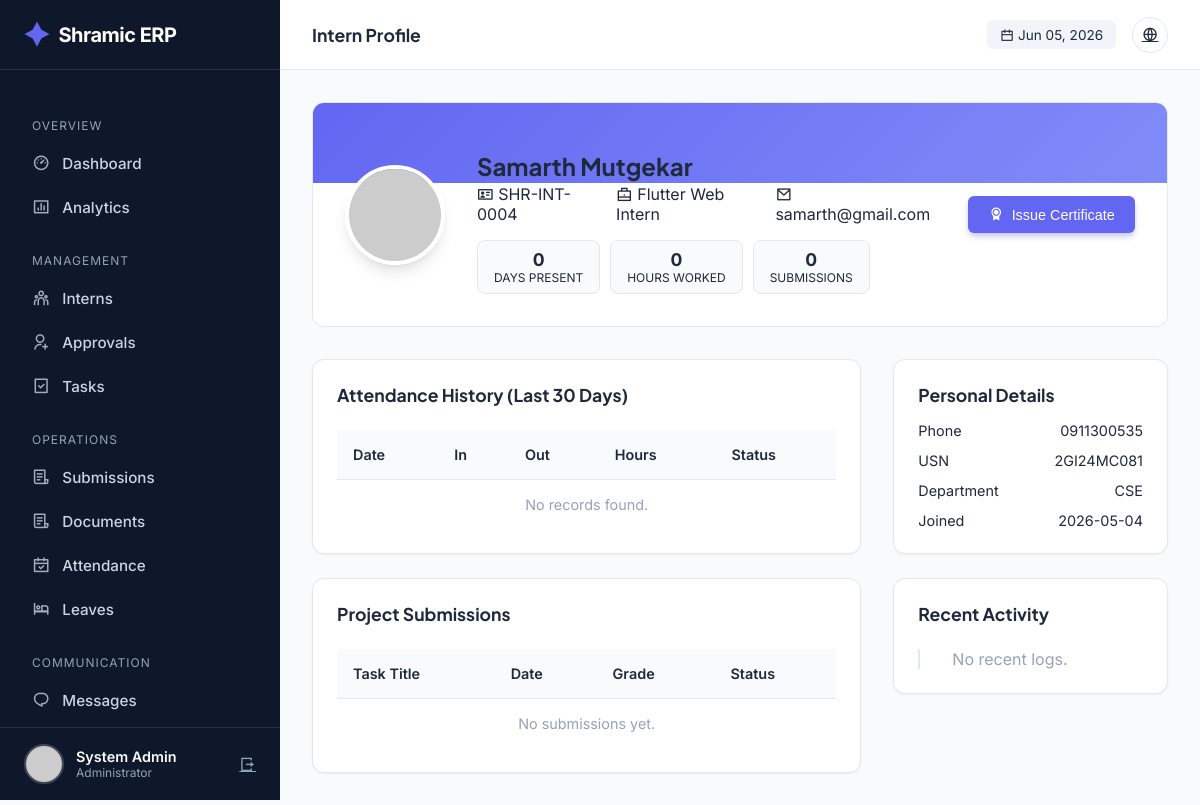
The page /admin/intern/5 (signed in) on the database as committed earlier.
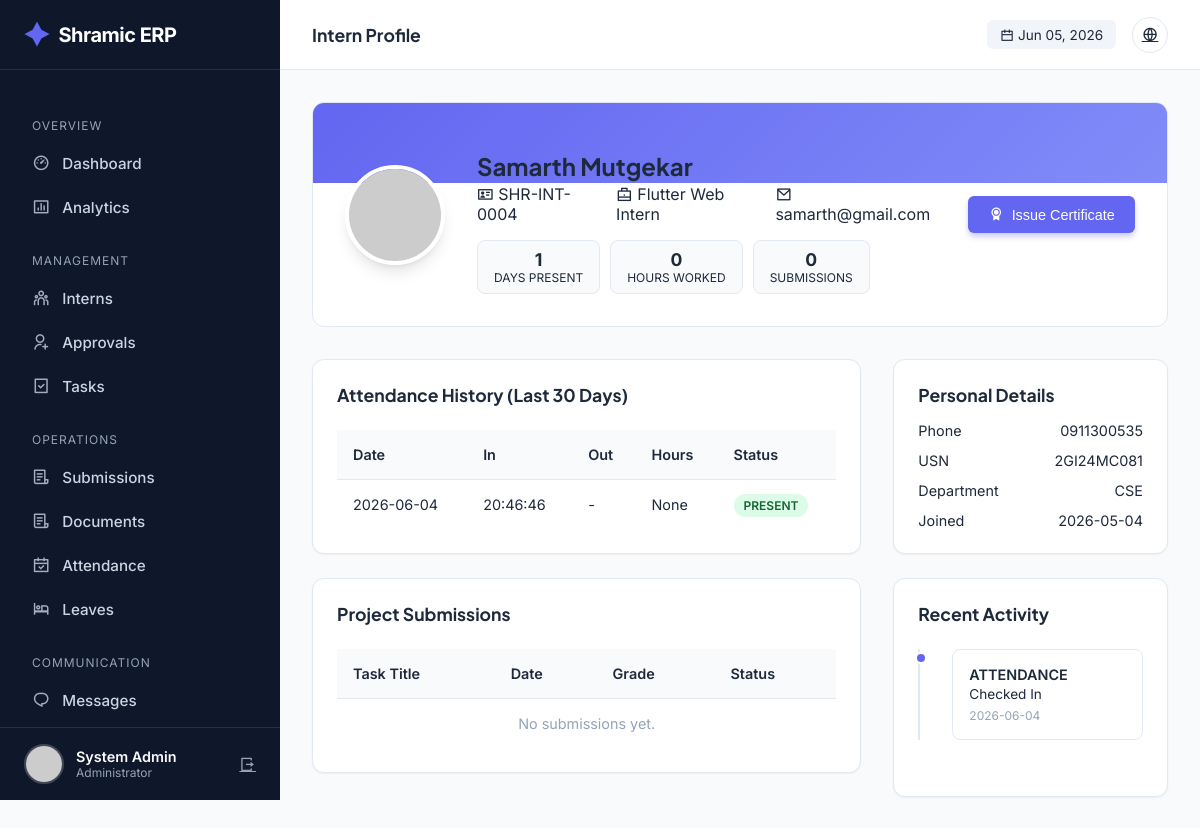
The same page on the database as committed later.
### tables this page shows
CREATE TABLE attendance (
            id INTEGER PRIMARY KEY AUTOINCREMENT,
            user_id INTEGER,
            date DATE NOT NULL,
            check_in_time TIMESTAMP,
            check_out_time TIMESTAMP,
            work_hours REAL,
            location TEXT,
            ip_address TEXT,
            notes TEXT,
            status TEXT DEFAULT 'PRESENT',
            FOREIGN KEY (user_id) REFERENCES users(id),
            UNIQUE(user_id, date)
        );

### app.py (the view)
@app.route('/admin/intern/<int:intern_id>')
@login_required
@admin_required
def admin_intern_detail(intern_id):
    conn = get_db_connection()
    cur = conn.cursor()
    cur.execute("SELECT * FROM users WHERE id = ?", (intern_id,))
    intern = cur.fetchone()
    if not intern:
        flash('Intern not found.', 'error')
        conn.close()
        return redirect(url_for('admin_dashboard'))
    cur.execute("""
        SELECT * FROM attendance
        WHERE user_id = ?
        ORDER BY date DESC
        LIMIT 30
    """, (intern_id,))
    attendance_records = cur.fetchall()
    cur.execute("""
        SELECT
            COUNT(*) as total_days,
            SUM(work_hours) as total_hours,
            AVG(work_hours) as avg_hours
        FROM attendance
        WHERE user_id = ? AND check_in_time IS NOT NULL
    """, (intern_id,))
    attendance_stats = cur.fetchone()
    cur.execute("""
        SELECT s.*, t.title as task_title, t.priority
        FROM submissions s
        LEFT JOIN tasks t ON s.task_id = t.id
        WHERE s.user_id = ?
        ORDER BY s.submitted_at DESC
    """, (intern_id,))
    submissions = cur.fetchall()
    cur.execute("""
        SELECT 'ATTENDANCE' as type, date as timestamp, 'Checked In' as details
        FROM attendance WHERE user_id = ?
        UNION ALL
        SELECT 'SUBMISSION' as type, submitted_at as timestamp, 'Submitted Task' as details
        FROM submissions WHERE user_id = ?
        ORDER BY timestamp DESC LIMIT 10
    """, (intern_id, intern_id))
    timeline = cur.fetchall()
    conn.close()
    return render_template('admin/intern_detail.html',
        intern=intern,
        attendance_records=attendance_records,
        stats=attendance_stats,
        submissions=submissions,
        timeline=timeline
    )

### app.py (called while the page is built)
@app.before_request
def make_session_permanent():
    session.permanent = True
    app.permanent_session_lifetime = timedelta(days=365)

def get_db_connection():
    conn = sqlite3.connect(DATABASE, timeout=30)
    conn.execute("PRAGMA busy_timeout = 30000")
    conn.row_factory = sqlite3.Row
    return conn

def get_current_datetime():
    return datetime.now(TIMEZONE)

@login_manager.user_loader
def load_user(user_id):
    conn = get_db_connection()
    cur = conn.cursor()
    cur.execute("SELECT * FROM users WHERE id = ?", (user_id,))
    user_data = cur.fetchone()
    conn.close()
    return User(dict(user_data)) if user_data else None

def admin_required(f):
    @wraps(f)
    def decorated_function(*args, **kwargs):
        if not current_user.is_authenticated or not current_user.is_admin:
            flash('Access denied. Admin privileges required.', 'error')
            return redirect(url_for('index'))
        return f(*args, **kwargs)
    return decorated_function

@app.before_request
def before_request():
        pass

### templates/admin/intern_detail.html (shortened to what the changed rows need)
{% extends "admin/base.html" %} {% block page_title %}Intern Profile{% endblock
%} {% block content %}
<div class="profile-header">
  <div class="profile-info" style="flex: 1">
    <h2 style="margin-bottom: 0.2rem">{{ intern.full_name }}</h2>
    <div style="display: flex; gap: 10px; flex-wrap: wrap">
      <div class="stat-pill">
        <strong>{{ stats.total_days or 0 }}</strong>
        <span>Days Present</span>
      </div>
    </div>
  </div>
</div>
<div class="detail-grid">
  <div style="display: flex; flex-direction: column; gap: 1.5rem">
    <div class="card">
      <div class="table-container">
        <table>
          <thead>
            <tr>
              <th>Date</th>
              <th>In</th>
              <th>Out</th>
              <th>Hours</th>
              <th>Status</th>
            </tr>
          </thead>
          <tbody>
            {% for record in attendance_records %}
            <tr>
              <td>{{ record.date }}</td>
              <td>
                {{ record.check_in_time.split(' ')[1] if record.check_in_time
                else '-' }}
              </td>
              <td>
                {{ record.check_out_time.split(' ')[1] if record.check_out_time
                else '-' }}
              </td>
              <td>{{ record.work_hours }}</td>
              <td><span class="badge badge-success">Present</span></td>
            </tr>
            {% else %}
            <tr>
              <td
                colspan="5"
                style="text-align: center; color: var(--text-light)"
              >
                No records found.
              </td>
            </tr>
            {% endfor %}
          </tbody>
        </table>
      </div>
    </div>
    <div class="card">
      <div class="table-container">
        <table>
          <thead>
            <tr>
              <th>Task Title</th>
              <th>Date</th>
              <th>Grade</th>
              <th>Status</th>
            </tr>
          </thead>
        </table>
      </div>
    </div>
  </div>
  <div style="display: flex; flex-direction: column; gap: 1.5rem">
    <div class="card">
      <div class="timeline">
        {% for log in timeline %}
        <div class="timeline-item">
          <div class="timeline-dot"></div>
          <div class="timeline-content">
            <div style="font-weight: 600; margin-bottom: 0.2rem">
              {{ log.type }}
            </div>
            <div style="font-size: 0.85rem; color: var(--text-secondary)">
              {{ log.details }}
            </div>
            <div
              style="
                font-size: 0.75rem;
                color: var(--text-light);
                margin-top: 0.4rem;
              "
            >
              {{ log.timestamp }}
            </div>
          </div>
        </div>
        {% else %}
        <p style="color: var(--text-light)">No recent logs.</p>
        {% endfor %}
      </div>
    </div>
  </div>
</div>
{% endblock %}

Rows that differ between the two databases and show on the page:
added attendance: date "2026-06-04", check_in_time "20:46:46", check_out_time "-", work_hours "None", type "ATTENDANCE", details "Checked In", timestamp "2026-06-04"
Other text that changed with them:
{{ stats.total_days or 0 }}: "0" → "1"
text no longer shown: "No records found. No recent logs."
